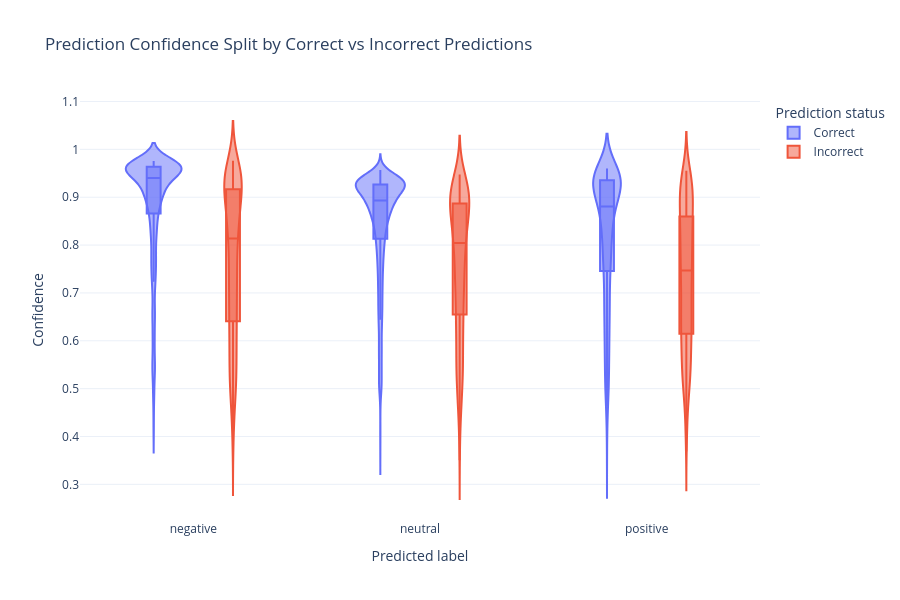

The cell this chart's notebook holds for it:
### Markdown cell above
### Prediction Uncertainty

### Code cell
# split violin plot by whether the prediction was correct
plot_df = df[["text", "label", "predicted_label", "pred_top_score"]].copy()
plot_df["correct_prediction"] = plot_df["label"] == plot_df["predicted_label"]
plot_df["correct_prediction"] = plot_df["correct_prediction"].map({True: "Correct", False: "Incorrect"})

fig = px.violin(
    plot_df,
    x="predicted_label",
    y="pred_top_score",
    color="correct_prediction",
    box=True,
    points=False,
    category_orders={"predicted_label": classes, "correct_prediction": ["Correct", "Incorrect"]},
    title="Prediction Confidence Split by Correct vs Incorrect Predictions",
    labels={
        "pred_top_score": "Prediction confidence",
        "predicted_label": "Predicted label",
        "correct_prediction": "Prediction status",
    },
)

fig.update_layout(
    template="plotly_white",
    xaxis_title="Predicted label",
    yaxis_title="Confidence",
    legend_title_text="Prediction status",
    width=900,
    height=600,
)
fig.show()

### Figure 1 — Plotly figure (JSON) as saved in the notebook; plotly's stock layout.template omitted (floating-point values rounded to 4 significant figures; data arrays with more than 128 entries replaced by an {"elided": "..."} marker saying what was removed)
{"data": [{"alignmentgroup": "True", "box": {"visible": true}, "hovertemplate": "Prediction status=Correct<br>Predicted label=%{x}<br>Prediction confidence=%{y}<extra></extra>", "legendgroup": "Correct", "marker": {"color": "#636efa"}, "name": "Correct", "offsetgroup": "Correct", "orientation": "v", "points": false, "scalegroup": "True", "showlegend": true, "type": "violin", "x": {"elided": "6796 str values"}, "x0": " ", "xaxis": "x", "y": {"elided": "6796 float values"}, "y0": " ", "yaxis": "y"}, {"alignmentgroup": "True", "box": {"visible": true}, "hovertemplate": "Prediction status=Incorrect<br>Predicted label=%{x}<br>Prediction confidence=%{y}<extra></extra>", "legendgroup": "Incorrect", "marker": {"color": "#EF553B"}, "name": "Incorrect", "offsetgroup": "Incorrect", "orientation": "v", "points": false, "scalegroup": "True", "showlegend": true, "type": "violin", "x": {"elided": "2747 str values"}, "x0": " ", "xaxis": "x", "y": {"elided": "2747 float values"}, "y0": " ", "yaxis": "y"}], "layout": {"height": 600, "legend": {"title": {"text": "Prediction status"}, "tracegroupgap": 0}, "title": {"text": "Prediction Confidence Split by Correct vs Incorrect Predictions"}, "violinmode": "group", "width": 900, "xaxis": {"anchor": "y", "categoryarray": ["negative", "neutral", "positive"], "categoryorder": "array", "domain": [0, 1], "title": {"text": "Predicted label"}}, "yaxis": {"anchor": "x", "domain": [0, 1], "title": {"text": "Confidence"}}}}
